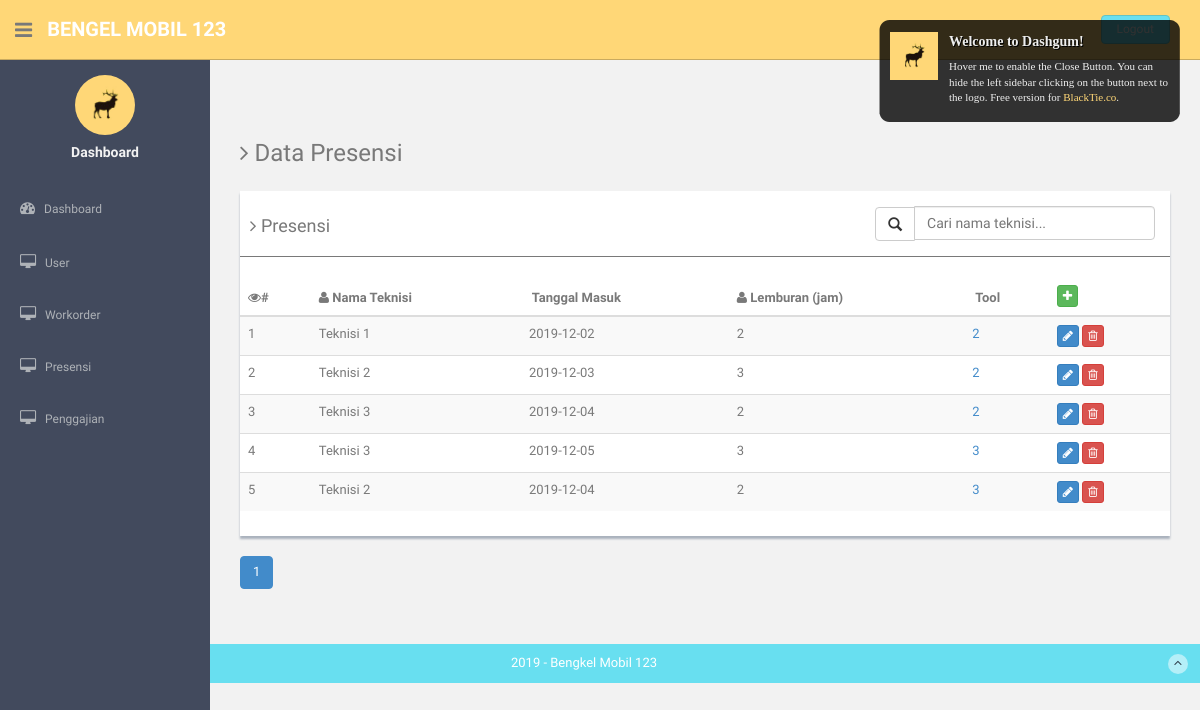
/dashboard.php?tengah=presensi_data (signed in), run on the app's committed database.
### tables this page shows
CREATE TABLE `presensi_harian` (
  `id_harian` int(11) NOT NULL,
  `id_user` int(11) NOT NULL,
  `tanggal` date NOT NULL,
  `masuk` enum('ya','tidak') NOT NULL
);

CREATE TABLE `user` (
  `id_user` int(11) NOT NULL,
  `nama` varchar(255) NOT NULL,
  `username` varchar(255) NOT NULL,
  `password` varchar(255) NOT NULL,
  `level` enum('admin','owner','teknisi') NOT NULL,
  `alamat` text NOT NULL,
  `tanggal_join` date NOT NULL,
  `upah_harian` int(11) NOT NULL,
  `upah_lembur` int(11) NOT NULL,
  `upah_makan` int(11) NOT NULL,
  `pengetahuan_dasar` varchar(255) NOT NULL
);

CREATE TABLE `presensi_lembur` (
  `id_lembur` int(11) NOT NULL,
  `id_harian` int(11) NOT NULL,
  `jam` double NOT NULL
);

### app.php (called while the page is built, shortened)
<?php
$loc_presensi = "((presensi_harian LEFT JOIN user on presensi_harian.id_user=user.id_user) LEFT JOIN presensi_lembur ON presensi_harian.id_harian=presensi_lembur.id_harian)";

### presensi_data.php (the view, shortened to what this page needs)
<?php
$dataPerPage = 5;
if (isset($_GET['page'])) {
  $noPage = $_GET['page'];
}else{
  $noPage = 1;
}
$offset = ($noPage - 1) * $dataPerPage;
$cari = isset($_REQUEST['cari']) ? $_REQUEST['cari'] : '';
$query = mysqli_query($koneksi, "SELECT presensi_harian.*,user.nama,presensi_lembur.jam FROM $loc_presensi where nama like '%$cari%' limit $offset,$dataPerPage");
?>
<section class="wrapper">
 <h3><i class="fa fa-angle-right"></i> Data Presensi</h3>
 <div class="row mt">
  <div class="col-md-12">
    <div class="content-panel">
      <form method="post" action="dashboard.php?tengah=presensi_data">
        <div class="col-lg-4 pull-right">
          <div class="input-group">
            <span class="input-group-btn">
              <button class="btn btn-default glyphicon glyphicon-search" aria-hidden="true" type="submit"></button>
            </span>
            <input name="cari" type="text" class="form-control" placeholder="Cari nama teknisi...">
          </div>
        </div>
      </form>
      <table class="table table-striped table-advance table-hover">
       <h4><i class="fa fa-angle-right"></i> Presensi</h4>
       <hr>
       <thead>
        <tr>
          <th><i class="fa fa-eye"></i>#</th>
          <th><i class="fa fa-user"></i> Nama Teknisi</th>
          <th><i class="fa fa-date"></i> Tanggal Masuk</th>
          <th><i class=" fa fa-user"></i> Lemburan (jam)</th>
          <th><i class="fa fa-date"></i> Tool</th>
          <th><a href="dashboard.php?tengah=presensi_tambah" class="btn btn-success btn-xs"><i class="fa fa-plus"></i></a></th>
        </tr>
      </thead>
      <tbody>
        <?php $i=1;
        while ($result = mysqli_fetch_object($query)) {
          $query1 = mysqli_query($koneksi, "SELECT count(*) AS jml_tool,id_tools FROM cek_tools where id_harian='$result->id_harian'");
          $hasil1=mysqli_fetch_object($query1)->jml_tool;
          ?>
          <tr>
            <td><?= $i?></td>
            <td><?= $result->nama ?></td>
            <td><?= $result->tanggal ?></td>
            <td><?= $result->jam  ?></td>
            <td><a href="dashboard.php?tengah=tools_ubah&id=<?= $result->id_harian ?>"><?= $hasil1  ?></a></td>
            <td>
              <a href="dashboard.php?tengah=presensi_ubah&id=<?= $result->id_harian ?>" class="btn btn-primary btn-xs"><i class="fa fa-pencil"></i></a>
              <a href="presensi_hapus.php?id=<?= $result->id_harian ?>" class="btn btn-danger btn-xs" ><i class="fa fa-trash-o"></i></a>
            </td>
          </tr>
          <?php
        $i++; }
        ?>
      </tbody>
    </table>
  </div>
</div>
</div>
<?php
  $qcount = "SELECT count(*) AS jumData FROM $loc_presensi where nama like '%$cari%'";
  $hasil = mysqli_query($koneksi,$qcount);
  $data = mysqli_fetch_array($hasil);
  $jumData = $data['jumData'];
  $jumPage = ceil($jumData / $dataPerPage);
  echo "<ul class='pagination'>";
  for ($page = 1; $page <= $jumPage; $page++) {
    if ((($page >= $noPage - 3) && ($page <= $noPage + 3)) || ($page == 1) || ($page ==  $jumPage)) {
      if ($page == $noPage)
        echo "<li class='active'><a href = '#'>". $page . "</a></li>";
      else
        echo "<li><a href = '" . $_SERVER['PHP_SELF'] . "?cari=" . $cari . "&tengah=presensi_data&page=" . $page . "'>" . $page . "</a></li>";
    }
  }
?>
</section><! --/wrapper -->

### dashboard.php (shortened to what this page needs)
<?php
include 'app.php';
?>
<!DOCTYPE html>
<html lang="en">
<head>
	<link href="assets/css/bootstrap.css" rel="stylesheet">
	<link href="assets/font-awesome/css/font-awesome.css" rel="stylesheet" />
	<link rel="stylesheet" type="text/css" href="assets/css/zabuto_calendar.css">
	<link rel="stylesheet" type="text/css" href="assets/js/gritter/css/jquery.gritter.css" />
	<link rel="stylesheet" type="text/css" href="assets/lineicons/style.css">
	<link href="assets/css/style.css" rel="stylesheet">
	<link href="assets/css/style-responsive.css" rel="stylesheet">
</head>
<body>
	<section id="container" >
      <header class="header black-bg">
      	<div class="sidebar-toggle-box">
      		<div class="fa fa-bars tooltips" data-placement="right" data-original-title="Toggle Navigation"></div>
      	</div>
      	<a href="index.html" class="logo"><b>Bengel Mobil 123</b></a>
      	<div class="top-menu">
      		<ul class="nav pull-right top-menu">
      			<li><a class="logout" href="logout.php">Logout</a></li>
      		</ul>
      	</div>
      </header>
      <aside>
      	<div id="sidebar"  class="nav-collapse ">
      		<ul class="sidebar-menu" id="nav-accordion">
      			<p class="centered"><a href="profile.html"><img src="assets/img/ui-sam.jpg" class="img-circle" width="60"></a></p>
      			<h5 class="centered">Dashboard</h5>
      			<li class="mt">
      				<a href="dashboard.php">
      					<i class="fa fa-dashboard"></i>
      					<span>Dashboard</span>
      				</a>
      			</li>
            <li class="sub-menu">
              <a href="dashboard.php?tengah=user_data" >
                <i class="fa fa-desktop"></i>
                <span>User</span>
              </a>
            </li>
      			<li class="sub-menu">
      				<a href="dashboard.php?tengah=workorder_data" >
      					<i class="fa fa-desktop"></i>
      					<span>Workorder</span>
      				</a>
      			</li>
      			<li class="sub-menu">
      				<a class="" href="dashboard.php?tengah=presensi_data" >
      					<i class="fa fa-desktop"></i>
      					<span>Presensi</span>
      				</a>
      			</li>
            <li class="sub-menu">
              <a href="dashboard.php?tengah=penggajian_data" >
                <i class="fa fa-desktop"></i>
                <span>Penggajian</span>
              </a>
            </li>
      		</ul>
      	</div>
      </aside>
      <section id="main-content">
      	<section class="wrapper">
      		<?php
      		$tengah = isset($_GET['tengah']) ? $_GET['tengah'] . ".php" : "kosong.php";
      		include "$tengah";
      		?>
      	</section>
      </section>
      <footer class="site-footer">
      	<div class="text-center">
      		2019 - Bengkel Mobil 123
      		<a href="index.html#" class="go-top">
      			<i class="fa fa-angle-up"></i>
      		</a>
      	</div>
      </footer>
  </section>
</body>
</html>

### assets/css/style.css (style rules this page uses)
body { color: #797979; background: #f2f2f2; font-family: 'Ruda', sans-serif; padding: 0px !important; margin: 0px !important; font-size:13px; }
ul li { list-style: none; }
a, a:hover, a:focus { text-decoration: none; outline: none; }
#container { width: 100%; height: 100%; }
hr { margin-top: 20px; margin-bottom: 20px; border: 0; border-top: 1px solid #797979; }
.centered { text-align: center; }
.mt { margin-top: 25px; }
ul.top-menu > li > .logout { color: #f2f2f2; font-size: 12px; border-radius: 4px; -webkit-border-radius: 4px; border: 1px solid #64c3c2 !important; padding: 5px 15px; margin-right: 15px; background: #68dff0; margin-top: 15px; }
#sidebar { width: 210px; height: 100%; position: fixed; background: #424a5d; }
#sidebar h5 { color: #f2f2f2; font-weight: 700; }
#sidebar ul li { position: relative; }
ul.sidebar-menu , ul.sidebar-menu li ul.sub { margin: -2px 0 0; padding: 0; }
ul.sidebar-menu { margin-top: 75px; }
ul.sidebar-menu li { margin-bottom: 5px; margin-left:10px; margin-right:10px; }
ul.sidebar-menu li.sub-menu { line-height: 15px; }
ul.sidebar-menu li a span { display: inline-block; }
ul.sidebar-menu li a { color: #aeb2b7; text-decoration: none; display: block; padding: 15px 0 15px 10px; font-size: 12px; outline: none; -webkit-transition: all 0.3s ease; -moz-transition: all 0.3s ease; -o-transition: all 0.3s ease; -ms-transition: all 0.3s ease; transition: all 0.3s ease; }
ul.sidebar-menu li a i { font-size: 15px; padding-right: 6px; }
#main-content { margin-left: 210px; }
.header, .footer { min-height: 60px; padding: 0 15px; }
.header { position: fixed; left: 0; right: 0; z-index: 1002; }
.black-bg { background: #ffd777; border-bottom: 1px solid #c9aa5f; }
.wrapper { display: inline-block; margin-top: 60px; padding-left: 15px; padding-right: 15px; padding-bottom: 15px; padding-top: 0px; width: 100%; }
a.logo { font-size: 20px; color: #ffffff; float: left; margin-top: 15px; text-transform: uppercase; }
a.logo b { font-weight: 900; }
#top_menu .nav > li, ul.top-menu > li { float: left; }
ul.top-menu > li > a { color: #666666; font-size: 16px; border-radius: 4px; -webkit-border-radius: 4px; border:1px solid #666666 !important; padding: 2px 6px; margin-right: 15px; }
.sidebar-toggle-box { float: left; padding-right: 15px; margin-top: 20px; }
.sidebar-toggle-box .fa-bars { cursor: pointer; display: inline-block; font-size: 20px; }
.content-panel { background: #ffffff; box-shadow: 0px 3px 2px #aab2bd; padding-top: 15px; padding-bottom: 5px; }
.content-panel h4 { margin-left: 10px; }
.site-footer { background: #68dff0; color: #fff; padding: 10px 0; }
.go-top { margin-right: 1%; float: right; background: rgba(255,255,255,.5); width: 20px; height: 20px; border-radius: 50%; -webkit-border-radius: 50%; }
.go-top i { color: #2A3542; }

### data on the page
presensi_harian: id_user.nama "Teknisi 1", tanggal "2019-12-02", presensi_lembur.jam "2", hasil1 "2"
presensi_harian: id_user.nama "Teknisi 2", tanggal "2019-12-03", presensi_lembur.jam "3", hasil1 "2"
presensi_harian: id_user.nama "Teknisi 3", tanggal "2019-12-04", presensi_lembur.jam "2", hasil1 "2"
presensi_harian: id_user.nama "Teknisi 3", tanggal "2019-12-05", presensi_lembur.jam "3", hasil1 "3"
presensi_harian: id_user.nama "Teknisi 2", tanggal "2019-12-04", presensi_lembur.jam "2", hasil1 "3"
